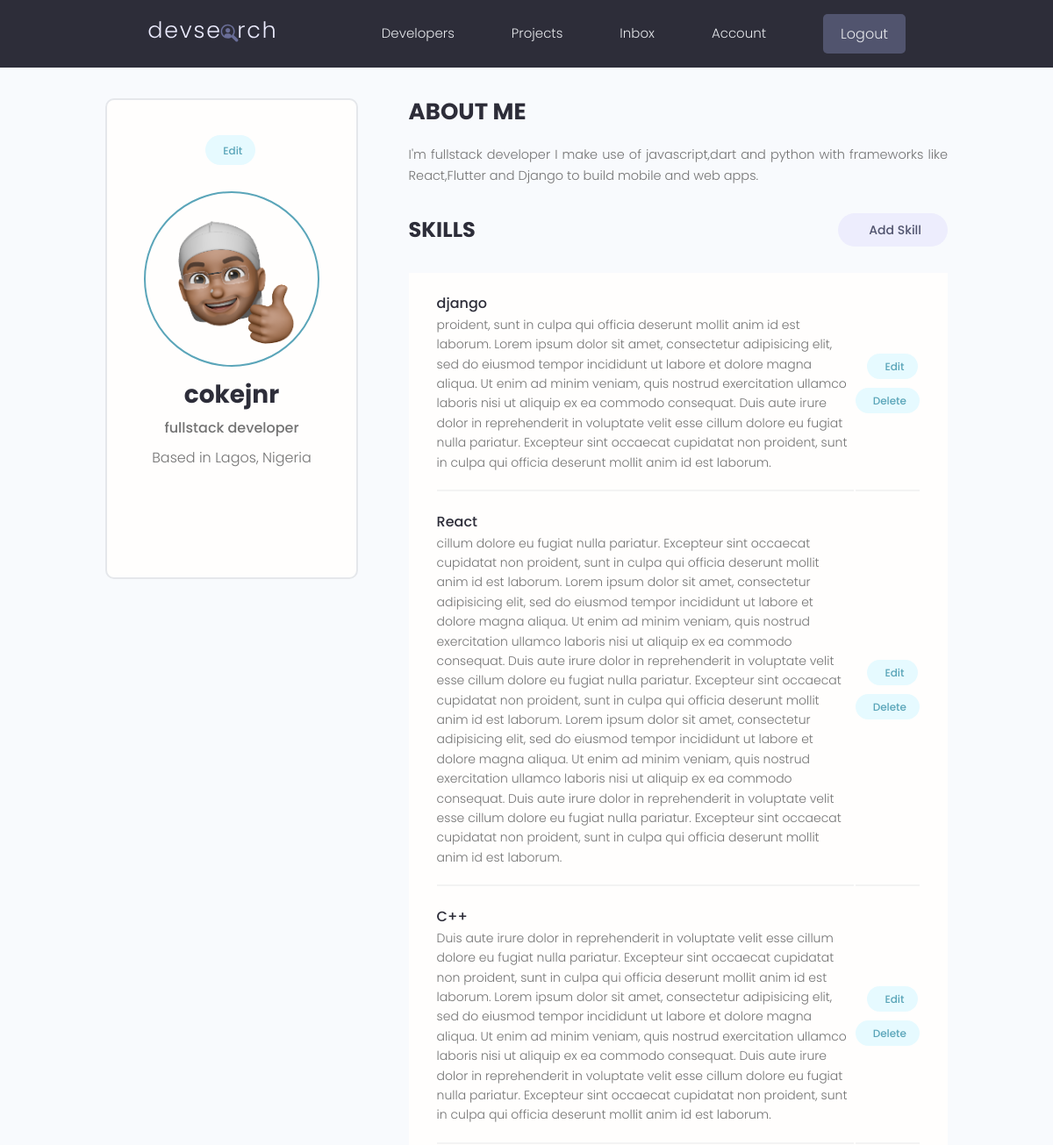
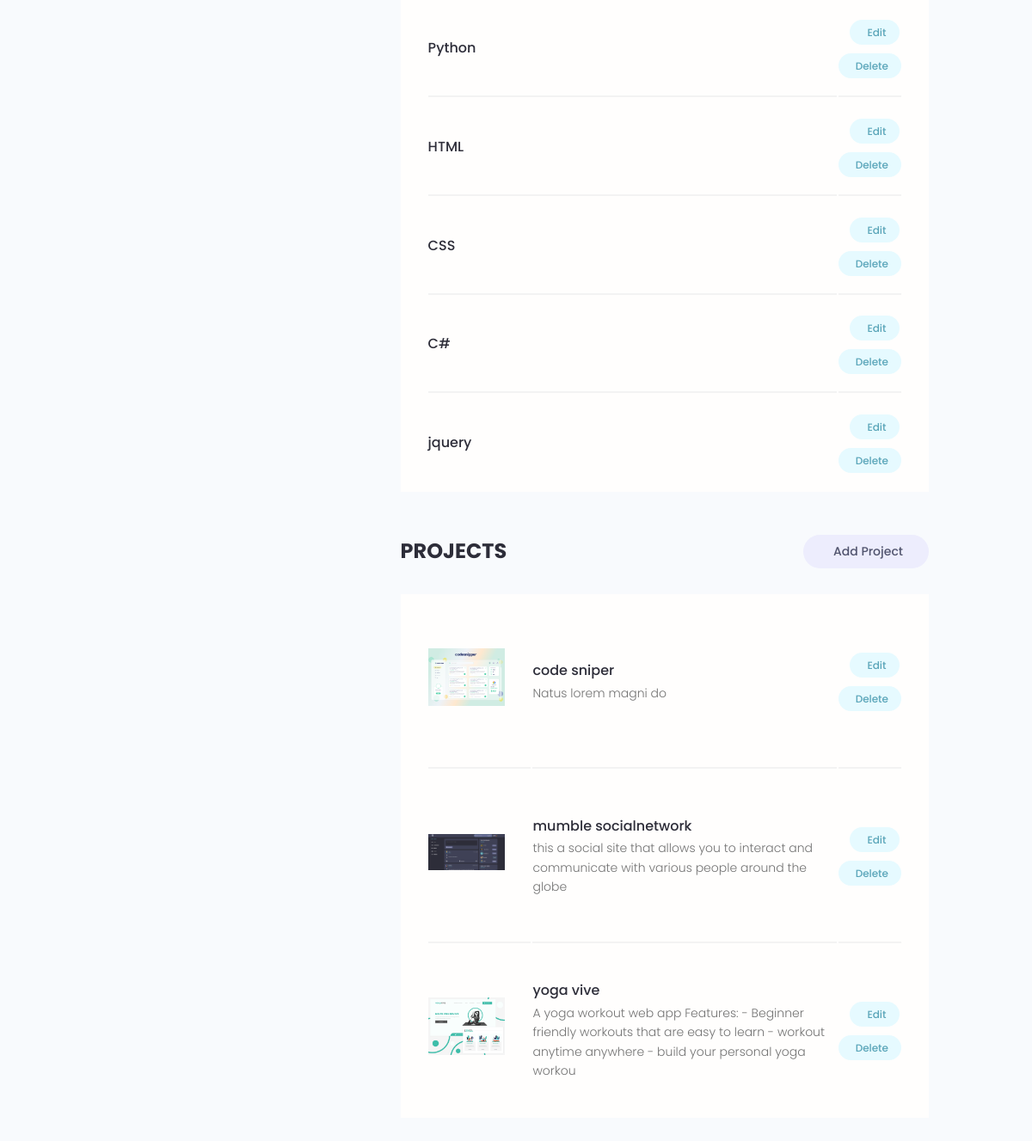
The app's page /account/ (signed in) with its own data (2 pictures, top to bottom).
### users/models.py (models this page shows, shortened)
class Profile(models.Model):
    user = models.OneToOneField(
        User, on_delete=models.CASCADE, null=True, blank=True)
    name = models.CharField(max_length=200, null=True, blank=True)
    username = models.CharField(max_length=200, null=True, blank=True)
    location = models.CharField(max_length=200, null=True, blank=True)
    email = models.EmailField(max_length=500, null=True, blank=True)
    short_intro = models.CharField(max_length=200, null=True, blank=True)
    bio = models.TextField(blank=True, null=True)
    profile_image = models.ImageField(
        blank=True, null=True, upload_to='profiles/', default="profiles/user-default.png")
    social_github = models.CharField(max_length=200, null=True, blank=True)
    social_twitter = models.CharField(max_length=200, null=True, blank=True)
    social_linkedin = models.CharField(max_length=200, null=True, blank=True)
    social_stackoverflow = models.CharField(
        max_length=200, null=True, blank=True)
    social_youtube = models.CharField(max_length=200, null=True, blank=True)
    created = models.DateTimeField(auto_now_add=True)
    id = models.UUIDField(default=uuid.uuid4, editable=False,
                          primary_key=True, unique=True)

class Skill(models.Model):
    owner = models.ForeignKey(
        Profile, on_delete=models.CASCADE, null=True, blank=True)
    name = models.CharField(max_length=200)
    description = models.TextField(null=True, blank=True)
    id = models.UUIDField(default=uuid.uuid4, editable=False,
                          primary_key=True, unique=True)

### projects/models.py (models this page shows, shortened)
class Project(models.Model):
    owner = models.ForeignKey(
        Profile, null=True, blank=True, on_delete=models.SET_NULL)
    title = models.CharField(max_length=250)
    description = models.TextField(null=True, blank=True)
    featured_image = models.ImageField(
        null=True, blank=True, default="Cokejnr.png")
    tags = models.ManyToManyField('Tag', blank=True)
    vote_total = models.IntegerField(default=0, null=True, blank=True)
    vote_ratio = models.IntegerField(default=0, null=True, blank=True)
    created = models.DateTimeField(auto_now_add=True)
    edited = models.DateTimeField(auto_now=True)
    id = models.UUIDField(default=uuid.uuid4, editable=False,
                          primary_key=True, unique=True)
    class Meta:
        ordering = ['-vote_ratio', '-vote_total', 'title']

### users/views.py (the view)
# urls.py: path('account/', views.userAccount, name='account'),
@login_required(login_url='login')
def userAccount(request):
    profile = request.user.profile
    skills = profile.skill_set.all().order_by('-description')
    projects = profile.project_set.all()
    context = {
        'profile': profile,
        'skills': skills,
        'projects': projects
    }
    return render(request, 'users/account.html', context)

### users/templates/users/account.html (shortened to what this page needs)
{% extends 'main.html' %} {% block content %}
<main class="settingsPage profile my-md">
  <div class="container">
    <div class="layout">
      <div class="column column--1of3">
        <div class="card text-center">
          <div class="card__body dev">
            <a class="tag tag--pill tag--main settings__btn" href="{% url 'edit-account' %}"> Edit</a>
            <img
              class="avatar avatar--xl dev__avatar"
              src="{{profile.profile_image.url}}"
            />
            <h2 class="dev__name">{{profile.username}}</h2>
            <p class="dev__title">{{profile.short_intro}}</p>
            <p class="dev__location">Based in {{profile.location}}</p>
            <ul class="dev__social">
            </ul>
          </div>
        </div>
      </div>
      <div class="column column--2of3">
        <div class="devInfo">
          <h3 class="devInfo__title">About Me</h3>
          <p class="devInfo__about">{{profile.bio}}</p>
        </div>
        <div class="settings">
          <h3 class="settings__title">Skills</h3>
          <a class="tag tag--pill tag--sub settings__btn tag--lg" href="{% url 'create-skill' %}"
            > Add Skill</a
          >
        </div>
        <table class="settings__table">
          {% for skill in skills %}
          <tr>
            <td class="settings__tableInfo">
              <h4>{{skill.name}}</h4>
              <p>{{skill.description}}</p>
            </td>
            <td class="settings__tableActions">
              <a class="tag tag--pill tag--main settings__btn" href="{% url 'update-skill' skill.id %}"
                > Edit</a
              >
              <a class="tag tag--pill tag--main settings__btn" href="{% url 'delete-skill' skill.id %}?next=/account"
                > Delete</a
              >
            </td>
          </tr>
          {% endfor %}
        </table>
        <div class="settings">
          <h3 class="settings__title">Projects</h3>
          <a class="tag tag--pill tag--sub settings__btn tag--lg" href="{% url 'create-project' %}"
            > Add Project</a
          >
        </div>
        <table class="settings__table">
          {% for project in projects %}
          <tr>
            <td class="settings__thumbnail">
              <a href="{% url 'project' project.id %}"
                ><img
                  src="{{project.featured_image.url}}"
                  alt="Project Thumbnail"
              /></a>
            </td>
            <td class="settings__tableInfo">
              <a href="{% url 'project' project.id %}">{{project.title}}</a>
              <p>{{project.description|slice:"150"}}</p>
            </td>
            <td class="settings__tableActions">
              <a class="tag tag--pill tag--main settings__btn" href="{% url 'update-project' project.id %}"
                > Edit</a
              >
              <a class="tag tag--pill tag--main settings__btn" href="{% url 'delete-project' project.id %}"
                > Delete</a
              >
            </td>
          </tr>
          {% endfor %}
        </table>
      </div>
    </div>
  </div>
</main>
{% endblock %}

### static/styles/app.css (style rules this page uses)
:root { --color-sub: #2d2d39; }
.card { border: 2px solid var(--color-light); }
img { width: 100%; }
.profile .card>.dev { padding: 4rem; }
.dev__avatar { display: block; margin: auto; }
.dev__name { color: var(--color-sub); font-size: 2.8rem; font-weight: 700; margin-top: 1rem; margin-bottom: 0.5rem; }
.dev__title { font-size: 1.6rem; font-weight: 500; line-height: 1.3; }
.dev__location { margin-top: 1rem; }
.dev__social { margin: 3rem 0; list-style: none; display: flex; justify-content: center; gap: 1.5rem; }
.devInfo { margin-bottom: 3rem; }
.devInfo__title, .devInfo__subtitle { font-size: 2.6rem; color: var(--color-sub); text-transform: uppercase; font-weight: 700; margin-bottom: 1.5rem; }
.devInfo__about, .devSkill__info { font-size: 1.45rem; line-height: 1.7; text-align: justify; }
.settingsPage .dev>.settings__btn { display: inline-block; margin-bottom: 3rem; }
.settings { display: flex; justify-content: space-between; align-items: center; }
.settings__title { font-size: 2.4rem; text-transform: uppercase; font-weight: 700; color: var(--color-sub); }
.settings__table { margin-top: 3rem; margin-bottom: 5rem; padding: 0 3rem; background: var(--color-white); }
.settings__table tr { width: 100%; }
.settings__table tr>td { padding: 2rem 0; }
.settings__table tr:not(:last-child) td { border-bottom: 2px solid var(--color-white-light); }
.settings__thumbnail { width: 23%; min-width: 10rem; }
.settings__thumbnail img { padding-right: 3rem; height: 15rem; object-fit: contain; }
.settings__tableInfo { width: 100%; }
.settings__tableInfo h4, .settings__tableInfo a { padding-right: 1rem; width: auto; font-size: 1.6rem; font-weight: 500; color: var(--color-sub); }
.settings__tableInfo p { font-size: 1.4rem; }
.settings__tableActions { text-align: right; }
*, *::before, *::after { box-sizing: border-box; }
html, body { padding: 0; margin: 0; }

### static/uikit/styles/modules/_variables.css (style rules this page uses)
:root { --color-main: #5aa5b9; --color-main-light: #e6faff; --color-sub: #3f4156; --color-sub-light: #51546e; --color-sub-lighter: #ededfd; --color-text: #737373; --color-gray: #8b8b8b; --color-light: #e5e7eb; --color-light-gray: #767676; --color-bg: #f8fafd; --color-white: #fffefd; --color-white-light: #f3f3f3; --color-success: #359e64; --color-success-bg: #def8e8; --color-error: #fc4b0b; --color-error-bg: #fff2ee; --font-base: 'Poppins', arial, helvetica, 'Segoe UI', roboto, ubuntu, sans-serif; --font-monospace: 'Fira Code', 'Courier New', courier, monospace; --font-regular: 300; --font-medium: 500; --font-bold: 700; --generic-shadow: 1px 1px 5px #00000010; --generic-transition: all 0.3s ease-in-out; }

### static/uikit/styles/modules/_base.css (style rules this page uses)
* { margin: 0; padding: 0; box-sizing: border-box; text-rendering: optimizeLegibility; color: inherit; font-size: inherit; }
html { font-size: 50%; }
@media only screen and (min-width: 480px) { html { font-size: 56.25%; } }
@media only screen and (min-width: 1200px) { html { font-size: 62.5%; } }
body { line-height: 1.6; font-weight: 400; font-size: 1.5rem; color: var(--color-text); background-color: var(--color-bg); min-height: 100vh; }

### static/uikit/styles/modules/_typography.css (style rules this page uses)
* { font-family: var(--font-base); }
h2 { font-size: 3.6rem; font-weight: var(--font-bold); }
h3 { font-size: 3.2rem; font-weight: var(--font-medium); }
h4 { font-size: 2.8rem; font-weight: var(--font-medium); }
p, span, strong { font-size: 1.6rem; color: var(--color-text); font-weight: var(--font-regular); }
a { padding-bottom: 2px; text-decoration: none; display: inline-block; color: var(--color-main); font-weight: var(--font-medium); }

### static/uikit/styles/modules/_utilities.css (style rules this page uses)
.container { width: 92%; max-width: 165rem; margin: 0 auto; box-sizing: border-box; }
@media screen and (min-width: 1000px) { .container { width: 90%; } }
@media screen and (min-width: 1200px) { .container { width: 80%; } }
.text-center { text-align: center; }
.my-md { margin: 3rem auto; }

### static/uikit/styles/modules/_avatar.css (style rules this page uses)
.avatar { border-radius: 50%; border: 2px solid var(--color-main); object-fit: cover; }
.avatar--xl { height: 20rem; width: 20rem; }

### static/uikit/styles/modules/_card.css (style rules this page uses)
.card { border-radius: 1rem; background-color: var(--color-white); border: 1.5px solid var(--color-light); width: auto; height: auto; margin-top: 0.5rem; margin-bottom: 0.5rem; overflow: hidden; }
.card__body, .card__header { padding: 2rem 2.5rem; }

### static/uikit/styles/modules/_layout.css (style rules this page uses)
.layout { display: flex; flex-flow: row wrap; justify-content: space-between; }
.layout > .column { margin-bottom: 3rem; }
.layout > .column.column--1of3 { flex-basis: 30%; }
.layout > .column.column--2of3 { flex-basis: 64%; }

### records on screen
Profile: profile_image (placeholder picture), username "cokejnr", short_intro "fullstack developer", location "Lagos, Nigeria", bio "I'm fullstack developer I make use of javascript,dart and python with frameworks like React,Flutter and Django to build mobile and web apps."
Skill: name "django", description "proident, sunt in culpa qui officia deserunt mollit anim id est laborum. Lorem ipsum dolor sit amet, consectetur adipisicing elit, sed do eiusmod tempor incididunt ut labore et dolore magna aliqua. Ut enim ad minim veniam, quis nostrud exercitation ullamco laboris nisi ut aliquip ex ea commodo consequat. Duis aute irure dolor in reprehenderit in voluptate velit esse cillum dolore eu fugiat nulla pariatur. Excepteur sint occaecat cupidatat non proident, sunt in culpa qui officia deserunt mollit anim id est laborum."
Skill: name "React", description "cillum dolore eu fugiat nulla pariatur. Excepteur sint occaecat cupidatat non proident, sunt in culpa qui officia deserunt mollit anim id est laborum. Lorem ipsum dolor sit amet, consectetur adipisicing elit, sed do eiusmod tempor incididunt ut labore et dolore magna aliqua. Ut enim ad minim veniam, quis nostrud exercitation ullamco laboris nisi ut aliquip ex ea commodo consequat. Duis aute irure dolor in reprehenderit in voluptate velit esse cillum dolore eu fugiat nulla pariatur. Excepteur sint occaecat cupidatat non proident, sunt in culpa qui officia deserunt mollit anim id est laborum. Lorem ipsum dolor sit amet, consectetur adipisicing elit, sed do eiusmod tempor incididunt ut labore…"
Skill: name "C++", description "Duis aute irure dolor in reprehenderit in voluptate velit esse cillum dolore eu fugiat nulla pariatur. Excepteur sint occaecat cupidatat non proident, sunt in culpa qui officia deserunt mollit anim id est laborum. Lorem ipsum dolor sit amet, consectetur adipisicing elit, sed do eiusmod tempor incididunt ut labore et dolore magna aliqua. Ut enim ad minim veniam, quis nostrud exercitation ullamco laboris nisi ut aliquip ex ea commodo consequat. Duis aute irure dolor in reprehenderit in voluptate velit esse cillum dolore eu fugiat nulla pariatur. Excepteur sint occaecat cupidatat non proident, sunt in culpa qui officia deserunt mollit anim id est laborum."
Skill: name "Python"
Skill: name "HTML"
Skill: name "CSS"
Skill: name "C#"
Skill: name "jquery"
Project: featured_image (picture), title "code sniper", description "Natus lorem magni do"
Project: featured_image (picture), title "mumble socialnetwork", description "this a social site that allows you to interact and communicate with various people around the globe"
Project: featured_image (picture), title "yoga vive", description "A yoga workout web app Features: - Beginner friendly workouts that are easy to learn - workout anytime anywhere - build your personal yoga workou"
